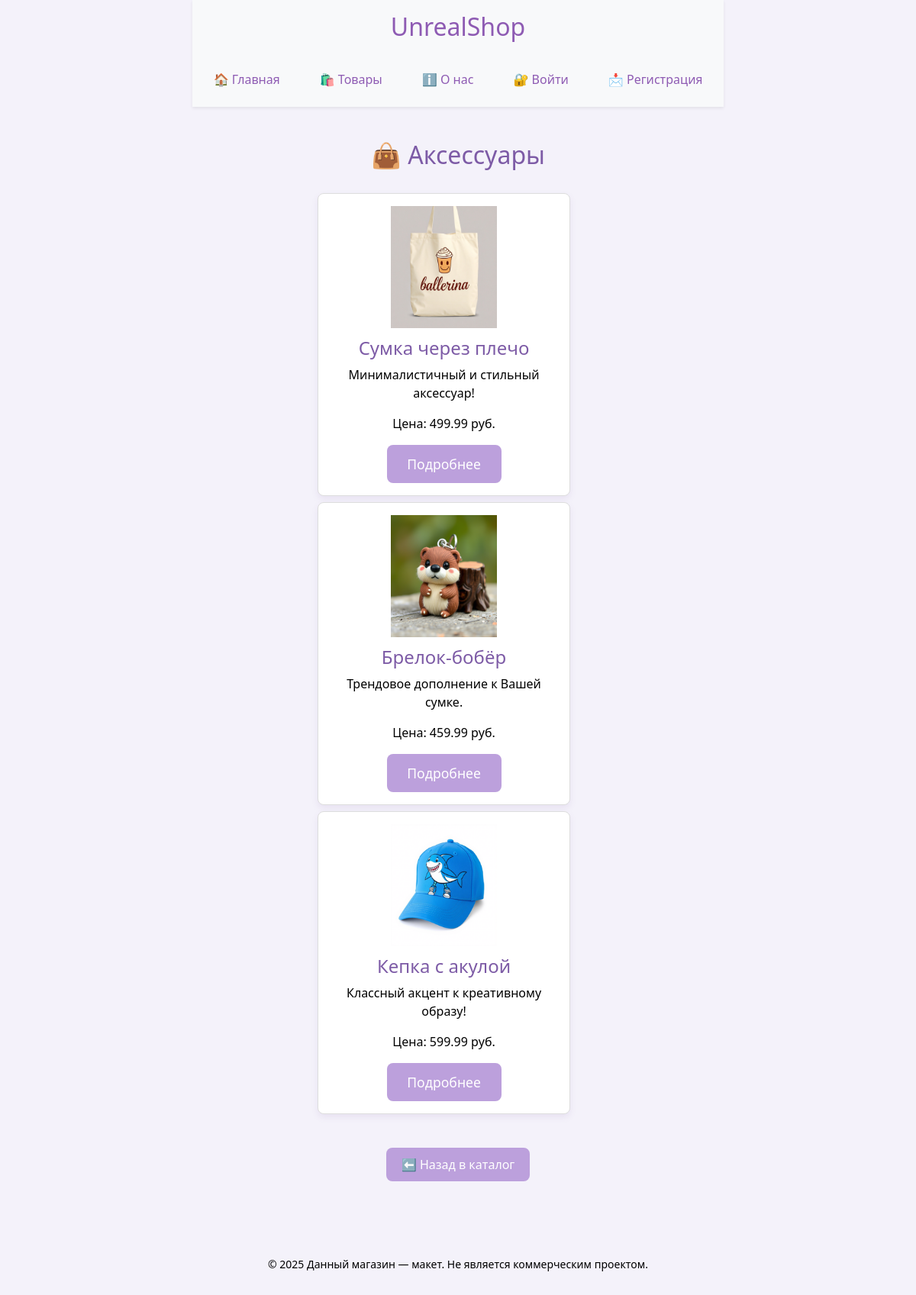
The page /catalog/accessories on the database its author committed.
### website/models.py (models this page shows)
class Product(db.Model):
    id = db.Column(db.Integer, primary_key=True)
    name = db.Column(db.String(100), nullable=False)
    price = db.Column(db.Float, nullable=False)
    description = db.Column(db.Text)
    image = db.Column(db.String(200))
    category = db.Column(db.String(50), nullable=False)

### website/views.py (the view)
@views.route('/catalog/accessories')
def accessories():
    items = Product.query.filter_by(category='accessories').all()
    return render_template('accessories.html', products=items)

### website/templates/accessories.html (shortened to what this page needs)
{% extends "base.html" %}
{% block content %}
<h1>👜 Аксессуары</h1>
<div class="product-grid">
    {% if products %}
        {% for product in products %}
            <div class="product-card">
                <img src="{{ url_for('static', filename=product.image) }}" alt="{{ product.name }}">
                <h4>{{ product.name }}</h4>
                <p>{{ product.description | truncate(60) }}</p>
                <p>Цена: {{ product.price | round(2) }} руб.</p>
                <div class="btn-wrapper">
                    <a href="{{ url_for('views.product', product_id=product.id) }}" class="btn btn-outline-primary btn-details">Подробнее</a>
                </div>
            </div>
        {% endfor %}
    {% else %}
        <p>В этой категории пока нет товаров.</p>
    {% endif %}
</div>
<br>
<div class="catalog-container">
    <a href="{{ url_for('views.catalog') }}" class="btn-back">⬅️ Назад в каталог</a>
</div>
{% endblock %}

### static/css/style.css (style rules this page uses)
body { display: flex; flex-direction: column; align-items: center; justify-content: center; min-height: 100vh; margin: 0; font-family: 'Segoe UI', Tahoma, Geneva, Verdana, sans-serif; background-color: #f4f2fa; color: #7d5ba6; }
h1, h2, h3, h4, a, label, li { color: #7d5ba6; }
p, span { color: #000000; }
.btn { font-size: 1rem; padding: 10px 20px; border-radius: 8px; transition: background-color 0.3s ease; background-color: #bca0dc; color: white; border: none; }
:root { --bs-primary: #8e5bb3; --bs-primary-rgb: 142, 91, 179; }
.product-grid { display: flex; flex-wrap: wrap; gap: 20px; justify-content: center; }
.product-card { background-color: white; border: 1px solid #ddd; border-radius: 12px; padding: 16px; width: 250px; box-shadow: 0 4px 8px rgba(125, 91, 166, 0.1); text-align: left; }
.product-card img { width: 100%; border-radius: 8px; margin-bottom: 12px; max-height: 160px; object-fit: contain; }
h1 { font-size: 2rem; color: #7d5ba6; margin-bottom: 30px; }
.btn { font-size: 1.1rem; padding: 12px 24px; border-radius: 8px; width: 150px; cursor: pointer; transition: background-color 0.3s ease, transform 0.2s ease; }
.btn-back { background-color: #a88ed8; color: white; border: none; }
.product-grid { display: grid; flex-wrap: wrap; gap: 8px; justify-content: center; grid-template-columns: repeat(auto-fit, min(2px, 1fr)); }
.product-card { display: flex; flex-direction: column; height: 100%; padding: 16px; border: 1px solid #ccc; border-radius: 8px; }
.product-card img { max-width: 100%; height: auto; }
.product-card .btn { margin-top: auto; }
.btn-back { display: inline-block; padding: 10px 20px; margin-top: 20px; background-color: #bca0dc; color: white; border: none; border-radius: 8px; text-decoration: none; font-size: 1rem; transition: background-color 0.3s ease; }
.product-card { background-color: white; border: 1px solid #ddd; border-radius: 8px; padding: 16px; text-align: center; box-shadow: 0 4px 8px rgba(125, 91, 166, 0.1); width: 90%; font-family: 'Segoe UI', Tahoma, Geneva, Verdana, sans-serif; max-width: 400px; }
.product-card img { width: 100%; height: 160px; object-fit: contain; border-radius: 8px; margin-bottom: 12px; }

### rows shown on the page
Product: image (picture), name "Сумка через плечо", description "Минималистичный и стильный аксессуар!", price "499.99"
Product: image (picture), name "Брелок-бобёр", description "Трендовое дополнение к Вашей сумке.", price "459.99"
Product: image (picture), name "Кепка с акулой", description "Классный акцент к креативному образу!", price "599.99"
